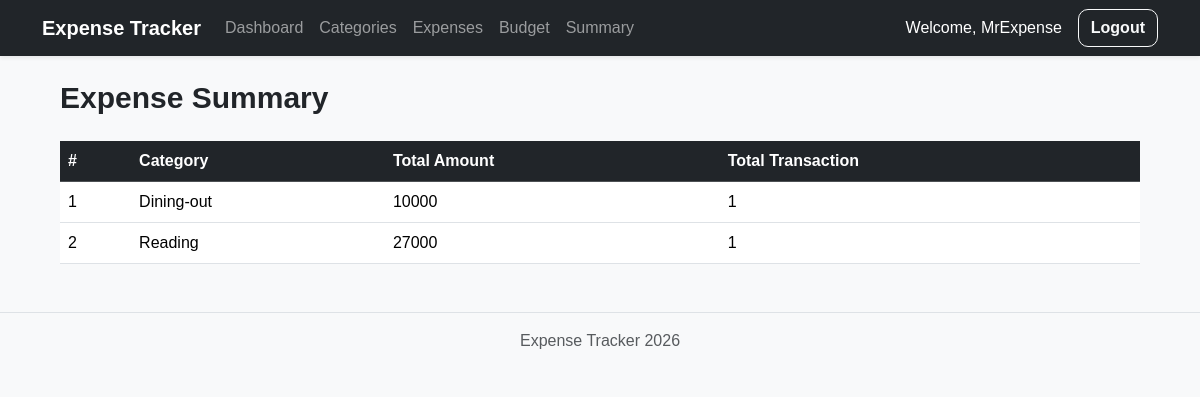
The page /expense_summary/ (signed in) on the database its author committed.
### ExpenseTracker/models.py (models this page shows, shortened)
class Category(models.Model):
    user = models.ForeignKey(User, on_delete=models.CASCADE)
    name=models.CharField(max_length=200)
    created_at=models.DateField(auto_now_add=True)

### ExpenseTracker/views.py (the view)
# urls.py: path('expense_summary/',views.expense_summary,name='expense_summary'),
@login_required
def expense_summary(request):
    summary=Expense.objects.filter(
        user=request.user
    ).values(
        'category__name'
    ).annotate(
        total_amount=Sum('amount'),
        total_transactions=Count('id')
    )
    return render(request,'ET/expense_summary.html',{'summary':summary})

### ExpenseTracker/templates/ET/expense_summary.html (shortened to what this page needs)
{% extends 'ET/Base.html' %}
{% block content %}
<div class="container mt-4">
    <h2 class="page-title">Expense Summary</h2>
    <table class="table table-hover align-middle">
        <thead class="table-dark">
            <tr>
                <th>#</th>
                <th>Category</th>
                <th>Total Amount</th>
                <th>Total Transaction</th>
            </tr>
        </thead>
        <tbody>
            {% for item in summary %}
            <tr>
                <td>{{ forloop.counter }}</td>
                <td>{{ item.category__name }}</td>
                <td>{{ item.total_amount }}</td>
                <td>{{ item.total_transactions }}</td>
            </tr>
            {% endfor %}
        </tbody>
    </table>
</div>
{% endblock %}

### ExpenseTracker/templates/ET/navbar.html (shortened to what this page needs)
<nav class="navbar navbar-expand-lg navbar-dark bg-dark shadow-sm">
    <div class="container">
        <a class="navbar-brand fw-bold"
           href="{% url 'dashboard' %}">
            Expense Tracker
        </a>
        <div class="collapse navbar-collapse"
             id="navbarNav">
            <ul class="navbar-nav me-auto">
                <li class="nav-item">
                    <a class="nav-link"
                       href="{% url 'dashboard' %}">
                        Dashboard
                    </a>
                </li>
                <li class="nav-item">
                    <a class="nav-link"
                       href="{% url 'category_list' %}">
                        Categories
                    </a>
                </li>
                <li class="nav-item">
                    <a class="nav-link"
                       href="{% url 'view_expense' %}">
                        Expenses
                    </a>
                </li>
                <li class="nav-item">
                    <a class="nav-link"
                       href="{% url 'budget_list' %}">
                        Budget
                    </a>
                </li>
                <li class="nav-item">
                    <a class="nav-link"
                       href="{% url 'expense_summary' %}">
                        Summary
                    </a>
                </li>
            </ul>
            <span class="navbar-text text-white me-3">
                Welcome, {{ request.user.username }}
            </span>
            <a href="{% url 'logout' %}"
               class="btn btn-outline-light">
                Logout
            </a>
        </div>
    </div>
</nav>

### ExpenseTracker/static/css/style.css (style rules this page uses)
body { background:#f8f9fa; font-family:Arial, Helvetica, sans-serif; }
.page-title { font-size:30px; font-weight:bold; margin-bottom:25px; }
.btn { border-radius:10px; font-weight:600; }
.table thead { background:#212529; color:white; }

### rows shown on the page
Category: category__name "Dining-out", total_amount "10000", total_transactions "1"
Category: category__name "Reading", total_amount "27000", total_transactions "1"

### other values the page prints
{{ request.user.username }} "MrExpense"
